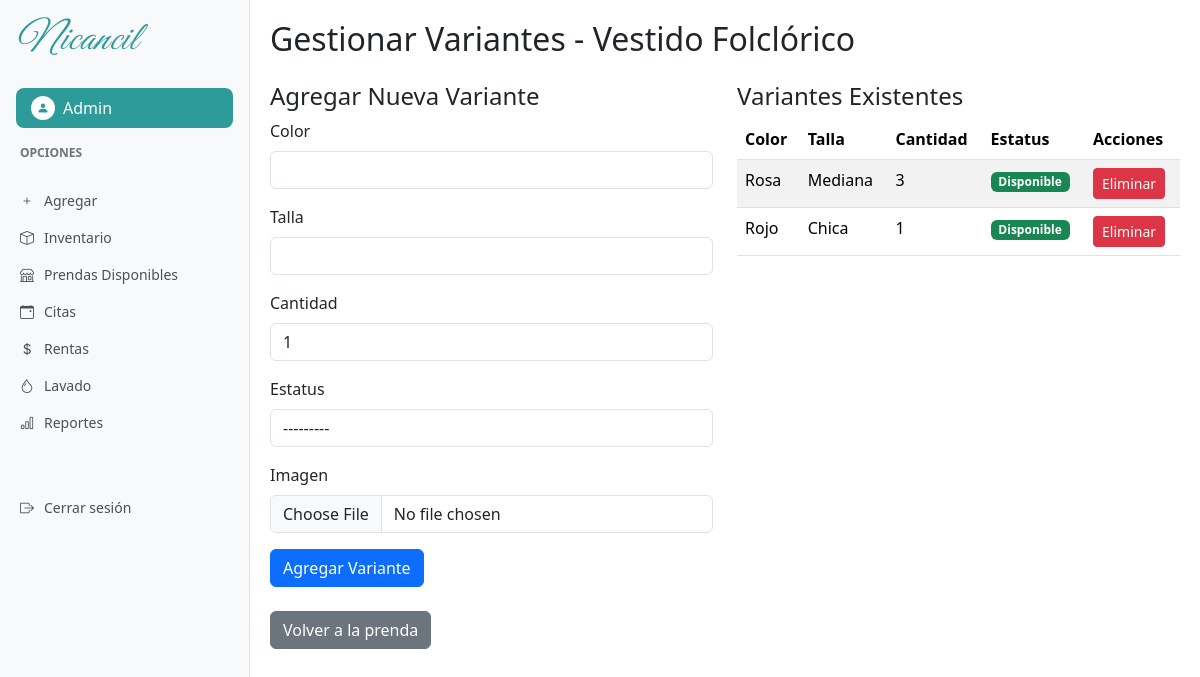
The page /prenda/5/variantes/ (signed in) on the database its author committed.
### usuarios/models.py (models this page shows)
class Usuario(AbstractUser):
    ROLES=(
        ("admin", "Administrador"),
        ("emp", "Empleado"),
        )
    rol=models.CharField(max_length=10, choices=ROLES, default="emp")

### inventario/models.py (models this page shows, shortened)
class Prenda(models.Model):
    TIPOS = (
        ('traje', 'Traje'),
        ('vestido', 'Vestido'),
        ('accesorio', 'Accesorio'),
    )
    ESTATUS = (
        ('disponible', 'Disponible'),
        ('apartado', 'Apartado'),
        ('en_uso', 'En Uso'),
        ('dañado', 'Dañado'),
        ('mantenimiento', 'En Mantenimiento'),
        ('lavanderia', 'En Lavandería'),
    )
    GENEROS = (
        ('hombre', 'Hombre'),
        ('mujer', 'Mujer'),
        ('unisex', 'Unisex'),
    )
    nombre = models.CharField(max_length=100)
    descripcion = models.TextField()
    precio = models.DecimalField(max_digits=10, decimal_places=2)
    tipo = models.CharField(max_length=20, choices=TIPOS, default='traje')
    color = models.CharField(max_length=50, blank=True)
    estatus = models.CharField(max_length=20, choices=ESTATUS, default='disponible')
    tallas = models.CharField(max_length=50, blank=True)
    genero = models.CharField(max_length=10, choices=GENEROS, default='unisex')
    lugar = models.CharField(max_length=100, blank=True, verbose_name="Lugar o sitio del traje")
    cantidad = models.PositiveIntegerField(default=1)
    imagen = models.ImageField(upload_to='prendas/', null=True, blank=True)
    fecha_creacion = models.DateTimeField(auto_now_add=True)

class PrendaVariante(models.Model):
    prenda = models.ForeignKey(Prenda, on_delete=models.CASCADE, related_name='variantes')
    color = models.CharField(max_length=50)
    talla = models.CharField(max_length=20)
    cantidad = models.PositiveIntegerField(default=1)
    estatus = models.CharField(max_length=20, choices=Prenda.ESTATUS)
    imagen = models.ImageField(upload_to='variantes/', null=True, blank=True)
    class Meta:
        unique_together = ('prenda', 'color', 'talla')

### inventario/views.py (the view)
# urls.py: path('prenda/<int:pk>/variantes/', views.gestionar_variantes, name='gestionar_variantes'),
@login_required
def gestionar_variantes(request, pk):
    if request.user.rol != 'admin':
        messages.error(request, 'No tienes permiso para gestionar variantes.')
        return redirect('prenda_detalle', pk=pk)
    prenda = get_object_or_404(Prenda, pk=pk)
    if request.method == 'POST':
        form = PrendaVarianteForm(request.POST, request.FILES)
        if form.is_valid():
            try:
                variante = form.save(commit=False)
                variante.prenda = prenda
                variante.save()
                messages.success(request, 'Variante agregada correctamente.')
                return redirect('gestionar_variantes', pk=pk)
            except IntegrityError:
                messages.error(request, 'Ya existe una variante con los mismos detalles.')
    else:
        form = PrendaVarianteForm()
    variantes = prenda.variantes.all()
    return render(request, 'inventario/gestionar_variantes.html', {
        'prenda': prenda,
        'variantes': variantes,
        'form': form
    })

### inventario/forms.py (shortened to what this page needs)
class PrendaVarianteForm(forms.ModelForm):
    class Meta:
        model = PrendaVariante
        fields = ['color', 'talla', 'cantidad', 'estatus', 'imagen']
        widgets = {
            'color': forms.TextInput(attrs={'class': 'form-control'}),
            'talla': forms.TextInput(attrs={'class': 'form-control'}),
            'cantidad': forms.NumberInput(attrs={'class': 'form-control', 'min': '1'}),
            'estatus': forms.Select(attrs={'class': 'form-control'}),
            'imagen': forms.FileInput(attrs={'class': 'form-control'}),
        }
    def __init__(self, *args, **kwargs):
        self.prenda = kwargs.pop("prenda", None)
        super().__init__(*args, **kwargs)

### templates/inventario/gestionar_variantes.html (shortened to what this page needs)
{% extends 'base_dashboard.html' %}
{% block content %}
    <h2 class="mb-4">Gestionar Variantes - {{ prenda.nombre }}</h2>
    <div class="row">
        <div class="col-md-6">
            <h4>Agregar Nueva Variante</h4>
            <form method="post" enctype="multipart/form-data">
                <div class="mb-3">
                    <label for="{{ form.color.id_for_label }}" class="form-label">Color</label>
                    {{ form.color }}
                </div>
                <div class="mb-3">
                    <label for="{{ form.talla.id_for_label }}" class="form-label">Talla</label>
                    {{ form.talla }}
                </div>
                <div class="mb-3">
                    <label for="{{ form.cantidad.id_for_label }}" class="form-label">Cantidad</label>
                    {{ form.cantidad }}
                </div>
                <div class="mb-3">
                    <label for="{{ form.estatus.id_for_label }}" class="form-label">Estatus</label>
                    {{ form.estatus }}
                </div>
                <div class="mb-3">
                    <label for="{{ form.imagen.id_for_label }}" class="form-label">Imagen</label>
                    {{ form.imagen }}
                </div>
                <button type="submit" class="btn btn-primary">Agregar Variante</button>
            </form>
        </div>
        <div class="col-md-6">
            <h4>Variantes Existentes</h4>
            {% if variantes %}
                <div class="table-responsive">
                    <table class="table table-striped">
                        <thead>
                            <tr>
                                <th>Color</th>
                                <th>Talla</th>
                                <th>Cantidad</th>
                                <th>Estatus</th>
                                <th>Acciones</th>
                            </tr>
                        </thead>
                        <tbody>
                            {% for variante in variantes %}
                            <tr>
                                <td>{{ variante.color }}</td>
                                <td>{{ variante.talla }}</td>
                                <td>{{ variante.cantidad }}</td>
                                <td>
                                    <span class="badge {% if variante.estatus == 'disponible' %}bg-success{% elif variante.estatus == 'apartado' %}bg-warning{% else %}bg-danger{% endif %}">
                                        {{ variante.get_estatus_display }}
                                    </span>
                                </td>
                                <td>
                                    <a href="{% url 'eliminar_variante' variante.pk %}" class="btn btn-sm btn-danger">Eliminar</a>
                                </td>
                            </tr>
                            {% endfor %}
                        </tbody>
                    </table>
                </div>
            {% else %}
                <p>No hay variantes para esta prenda.</p>
            {% endif %}
        </div>
    </div>
    <div class="mt-4">
        <a href="{% url 'prenda_detalle' prenda.pk %}" class="btn btn-secondary">Volver a la prenda</a>
    </div>
{% endblock %}

### templates/base_dashboard.html (shortened to what this page needs)
<!DOCTYPE html>
<html lang="es">
<head>
    <link href="https://cdn.jsdelivr.net/npm/bootstrap@5.3.2/dist/css/bootstrap.min.css" rel="stylesheet">
    <link href="https://cdn.jsdelivr.net/npm/bootstrap-icons@1.10.0/font/bootstrap-icons.css" rel="stylesheet">
    {% load static %}
    <link rel="stylesheet" type="text/css" href="{% static 'css/dashboard.css' %}">
</head>
<body>
    <div class="sidebar position-fixed">
        <div class="p-3">
            <h1 class="nicancil-font text-nicancil-teal mb-4">Nicancil</h1>
            <div class="user-profile">
                <div class="user-icon">
                    <i class="bi bi-person-fill"></i>
                </div>
                <span>{{ user.username }}</span>
            </div>
        </div>
        <div class="sidebar-section-title">Opciones</div>
        <nav class="sidebar-nav">
            {% if user.rol == 'admin' %}
            <a href="{% url 'nueva_prenda' %}" class="sidebar-nav-item {% if request.path == '/nueva_prenda/' %}active{% endif %}">
                <i class="bi bi-plus"></i>
                Agregar
            </a>
            {% endif %}
            <a href="{% url 'inventario' %}" class="sidebar-nav-item {% if request.path == '/inventario/' %}active{% endif %}">
                <i class="bi bi-box"></i>
                Inventario
            </a>
            <a href="{% url 'prenda_lista' %}" class="sidebar-nav-item {% if request.path == '/tienda/' %}active{% endif %}">
                <i class="bi bi-shop"></i>
                Prendas Disponibles
            </a>
            {% if user.rol == 'admin' %}
            <a href="#" class="sidebar-nav-item">
                <i class="bi bi-calendar-event"></i>
                Citas
            </a>
            {% endif %}
            <a href="{% url 'lista_rentas' %}" class="sidebar-nav-item {% if '/rentas/' in request.path %}active{% endif %}">
                <i class="bi bi-currency-dollar"></i>
                Rentas
            </a>
            {% if user.rol == 'admin' %}
            <a href="#" class="sidebar-nav-item">
                <i class="bi bi-droplet"></i>
                Lavado
            </a>
            <a href="#" class="sidebar-nav-item">
                <i class="bi bi-bar-chart"></i>
                Reportes
            </a>
            {% endif %}
            <a href="{% url 'logout' %}" class="sidebar-nav-item mt-5">
                <i class="bi bi-box-arrow-right"></i>
                Cerrar sesión
            </a>
        </nav>
    </div>
    <div class="main-content-wrapper">
        {% block content %}{% endblock %}
    </div>
</body>
</html>

### static/css/dashboard.css (style rules this page uses)
:root { --nicancil-teal: #2D9B9A; }
.text-nicancil-teal { color: var(--nicancil-teal) !important; }
.nicancil-font { font-family: 'Great Vibes', cursive; font-weight: 400; letter-spacing: 1px; font-style: italic; font-size: 2.5rem; color: var(--nicancil-teal); }
.sidebar { min-height: 100vh; background-color: #f8f9fa; border-right: 1px solid #dee2e6; width: 250px; }
.main-content-wrapper { margin-left: 250px; min-height: 100vh; padding: 20px; }
.user-profile { background-color: var(--nicancil-teal); color: white; padding: 8px 15px; border-radius: 8px; display: flex; align-items: center; gap: 8px; font-weight: 500; }
.user-icon { background-color: white; color: var(--nicancil-teal); width: 24px; height: 24px; border-radius: 50%; display: flex; align-items: center; justify-content: center; font-size: 12px; }
.sidebar-nav { padding: 0; margin-top: 20px; }
.sidebar-section-title { color: #6c757d; font-size: 12px; font-weight: 600; text-transform: uppercase; margin-bottom: 10px; padding: 0 20px; }
.sidebar-nav-item { display: flex; align-items: center; padding: 8px 20px; color: #495057; text-decoration: none; font-size: 14px; gap: 10px; }

### rows shown on the page
Usuario: username "Admin"
Prenda: nombre "Vestido Folclórico"
PrendaVariante: color "Rosa", talla "Mediana", cantidad "3", estatus "Disponible"
PrendaVariante: color "Rojo", talla "Chica", cantidad "1", estatus "Disponible"
